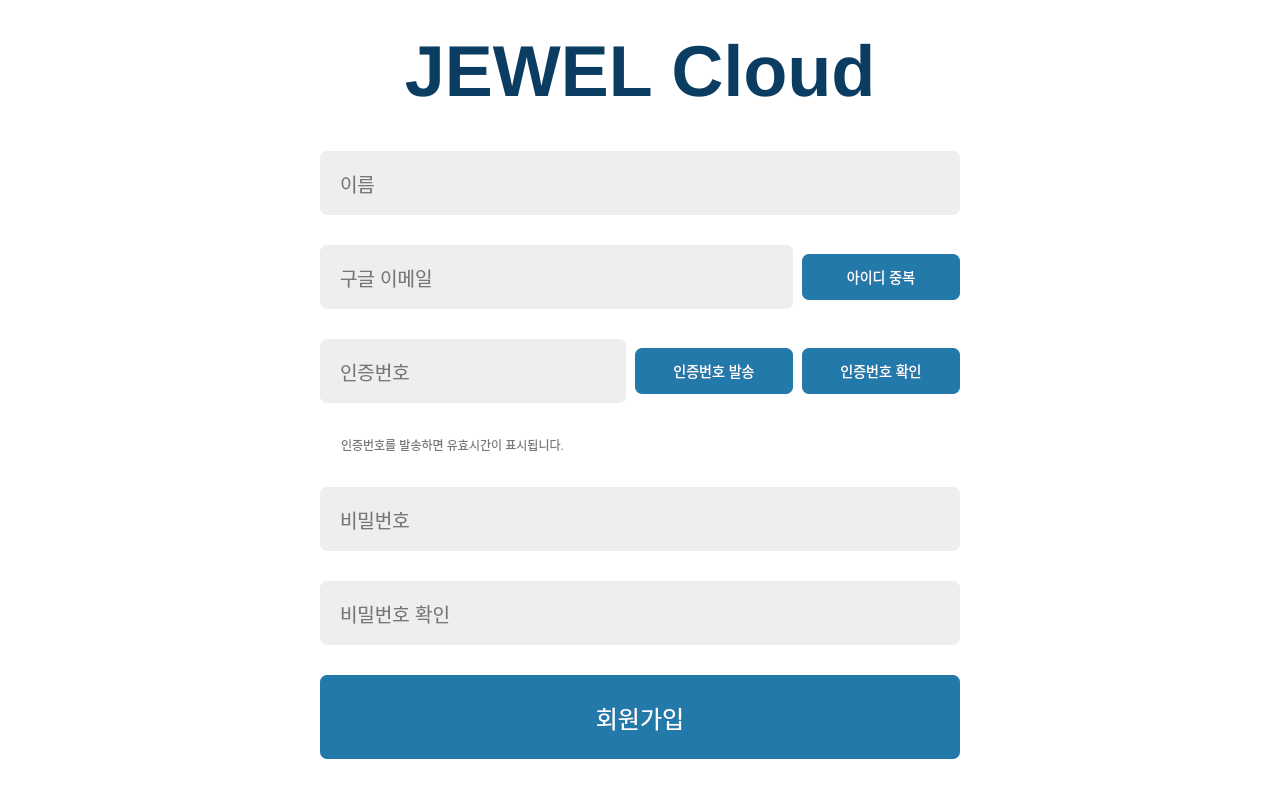
<?xml version="1.0" encoding="UTF-8"?>
<ui version="4.0">
 <class>Form</class>
 <widget class="QWidget" name="Form">
  <property name="geometry"><rect><x>0</x><y>0</y><width>1280</width><height>800</height></rect></property>
  <property name="windowTitle"><string>JEWEL Cloud - 회원가입</string></property>
  <property name="styleSheet"><string notr="true">QWidget{background:white;} QLabel#title_label{color:#0b3d63;font-size:72px;font-weight:800;} QLineEdit{background:#eeeeee;border:0;border-radius:7px;padding:13px 18px;font-size:19px;min-height:38px;} QPushButton{background:#2379aa;color:white;border:0;border-radius:7px;padding:12px 14px;font-size:14px;min-width:130px;} QPushButton#signup_button{font-size:24px;min-height:60px;}</string></property>
  <layout class="QVBoxLayout" name="main_layout">
   <property name="leftMargin"><number>320</number></property><property name="topMargin"><number>0</number></property><property name="rightMargin"><number>320</number></property><property name="bottomMargin"><number>20</number></property><property name="spacing"><number>9</number></property>
   <item><widget class="QLabel" name="title_label"><property name="sizePolicy"><sizepolicy hsizetype="Preferred" vsizetype="Fixed"><horstretch>0</horstretch><verstretch>0</verstretch></sizepolicy></property><property name="minimumSize"><size><width>0</width><height>100</height></size></property><property name="maximumSize"><size><width>16777215</width><height>100</height></size></property><property name="text"><string>JEWEL Cloud</string></property><property name="alignment"><set>Qt::AlignCenter</set></property></widget></item>
   <item><widget class="QLineEdit" name="name_input"><property name="placeholderText"><string>이름</string></property></widget></item>
   <item><layout class="QHBoxLayout" name="email_layout"><item><widget class="QLineEdit" name="email_input"><property name="placeholderText"><string>구글 이메일</string></property></widget></item><item><widget class="QPushButton" name="check_email_button"><property name="text"><string>아이디 중복</string></property></widget></item></layout></item>
   <item><layout class="QHBoxLayout" name="code_layout"><item><widget class="QLineEdit" name="code_input"><property name="placeholderText"><string>인증번호</string></property></widget></item><item><widget class="QPushButton" name="send_code_button"><property name="text"><string>인증번호 발송</string></property></widget></item><item><widget class="QPushButton" name="verify_code_button"><property name="text"><string>인증번호 확인</string></property></widget></item></layout></item>
   <item><widget class="QLabel" name="timer_label"><property name="sizePolicy"><sizepolicy hsizetype="Preferred" vsizetype="Fixed"><horstretch>0</horstretch><verstretch>0</verstretch></sizepolicy></property><property name="minimumSize"><size><width>0</width><height>24</height></size></property><property name="maximumSize"><size><width>16777215</width><height>24</height></size></property><property name="styleSheet"><string>color:#777777;margin-left:18px;</string></property><property name="text"><string>인증번호를 발송하면 유효시간이 표시됩니다.</string></property></widget></item>
   <item><widget class="QLineEdit" name="password_input"><property name="placeholderText"><string>비밀번호</string></property><property name="echoMode"><enum>QLineEdit::Password</enum></property></widget></item>
   <item><widget class="QLineEdit" name="password_confirm_input"><property name="placeholderText"><string>비밀번호 확인</string></property><property name="echoMode"><enum>QLineEdit::Password</enum></property></widget></item>
   <item><widget class="QPushButton" name="signup_button"><property name="text"><string>회원가입</string></property></widget></item>
  </layout>
 </widget>
 <resources/><connections/>
</ui>
